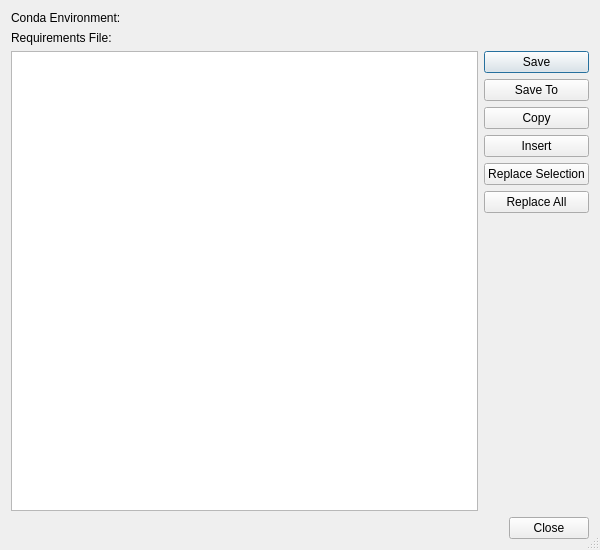
<?xml version="1.0" encoding="UTF-8"?>
<ui version="4.0">
 <class>CondaExportDialog</class>
 <widget class="QDialog" name="CondaExportDialog">
  <property name="geometry">
   <rect>
    <x>0</x>
    <y>0</y>
    <width>600</width>
    <height>550</height>
   </rect>
  </property>
  <property name="windowTitle">
   <string>Generate Requirements</string>
  </property>
  <property name="sizeGripEnabled">
   <bool>true</bool>
  </property>
  <layout class="QVBoxLayout" name="verticalLayout">
   <item>
    <layout class="QGridLayout" name="gridLayout_2">
     <item row="0" column="0">
      <widget class="QLabel" name="label_2">
       <property name="text">
        <string>Conda Environment:</string>
       </property>
      </widget>
     </item>
     <item row="0" column="1">
      <widget class="QLabel" name="environmentLabel">
       <property name="sizePolicy">
        <sizepolicy hsizetype="Expanding" vsizetype="Preferred">
         <horstretch>0</horstretch>
         <verstretch>0</verstretch>
        </sizepolicy>
       </property>
      </widget>
     </item>
     <item row="1" column="0">
      <widget class="QLabel" name="label">
       <property name="text">
        <string>Requirements File:</string>
       </property>
      </widget>
     </item>
     <item row="1" column="1">
      <widget class="E5PathPicker" name="requirementsFilePicker" native="true">
       <property name="sizePolicy">
        <sizepolicy hsizetype="Expanding" vsizetype="Preferred">
         <horstretch>0</horstretch>
         <verstretch>0</verstretch>
        </sizepolicy>
       </property>
       <property name="focusPolicy">
        <enum>Qt::StrongFocus</enum>
       </property>
      </widget>
     </item>
    </layout>
   </item>
   <item>
    <layout class="QGridLayout" name="gridLayout">
     <item row="0" column="1">
      <widget class="QPushButton" name="saveButton">
       <property name="toolTip">
        <string>Press to save to the requirements file</string>
       </property>
       <property name="text">
        <string>Save</string>
       </property>
      </widget>
     </item>
     <item row="1" column="1">
      <widget class="QPushButton" name="saveToButton">
       <property name="toolTip">
        <string>Save to a new file</string>
       </property>
       <property name="text">
        <string>Save To</string>
       </property>
      </widget>
     </item>
     <item row="2" column="1">
      <widget class="QPushButton" name="copyButton">
       <property name="toolTip">
        <string>Copy the requirements text to the clipboard</string>
       </property>
       <property name="text">
        <string>Copy</string>
       </property>
      </widget>
     </item>
     <item row="3" column="1">
      <widget class="QPushButton" name="insertButton">
       <property name="toolTip">
        <string>Insert the requirements text at the cursor position</string>
       </property>
       <property name="text">
        <string>Insert</string>
       </property>
      </widget>
     </item>
     <item row="4" column="1">
      <widget class="QPushButton" name="replaceSelectionButton">
       <property name="toolTip">
        <string>Replace the current selection with the requirements text</string>
       </property>
       <property name="text">
        <string>Replace Selection</string>
       </property>
      </widget>
     </item>
     <item row="5" column="1">
      <widget class="QPushButton" name="replaceAllButton">
       <property name="toolTip">
        <string>Replace all text with the requirements text</string>
       </property>
       <property name="text">
        <string>Replace All</string>
       </property>
      </widget>
     </item>
     <item row="6" column="1">
      <spacer name="verticalSpacer">
       <property name="orientation">
        <enum>Qt::Vertical</enum>
       </property>
       <property name="sizeHint" stdset="0">
        <size>
         <width>20</width>
         <height>40</height>
        </size>
       </property>
      </spacer>
     </item>
     <item row="0" column="0" rowspan="7">
      <widget class="QPlainTextEdit" name="requirementsEdit">
       <property name="tabChangesFocus">
        <bool>true</bool>
       </property>
      </widget>
     </item>
    </layout>
   </item>
   <item>
    <widget class="QDialogButtonBox" name="buttonBox">
     <property name="orientation">
      <enum>Qt::Horizontal</enum>
     </property>
     <property name="standardButtons">
      <set>QDialogButtonBox::Close</set>
     </property>
    </widget>
   </item>
  </layout>
 </widget>
 <customwidgets>
  <customwidget>
   <class>E5PathPicker</class>
   <extends>QWidget</extends>
   <header>E5Gui/E5PathPicker.h</header>
   <container>1</container>
  </customwidget>
 </customwidgets>
 <tabstops>
  <tabstop>requirementsFilePicker</tabstop>
  <tabstop>requirementsEdit</tabstop>
  <tabstop>saveButton</tabstop>
  <tabstop>saveToButton</tabstop>
  <tabstop>copyButton</tabstop>
  <tabstop>insertButton</tabstop>
  <tabstop>replaceSelectionButton</tabstop>
  <tabstop>replaceAllButton</tabstop>
 </tabstops>
 <resources/>
 <connections>
  <connection>
   <sender>buttonBox</sender>
   <signal>accepted()</signal>
   <receiver>CondaExportDialog</receiver>
   <slot>accept()</slot>
   <hints>
    <hint type="sourcelabel">
     <x>248</x>
     <y>254</y>
    </hint>
    <hint type="destinationlabel">
     <x>157</x>
     <y>274</y>
    </hint>
   </hints>
  </connection>
  <connection>
   <sender>buttonBox</sender>
   <signal>rejected()</signal>
   <receiver>CondaExportDialog</receiver>
   <slot>reject()</slot>
   <hints>
    <hint type="sourcelabel">
     <x>316</x>
     <y>260</y>
    </hint>
    <hint type="destinationlabel">
     <x>286</x>
     <y>274</y>
    </hint>
   </hints>
  </connection>
 </connections>
</ui>
